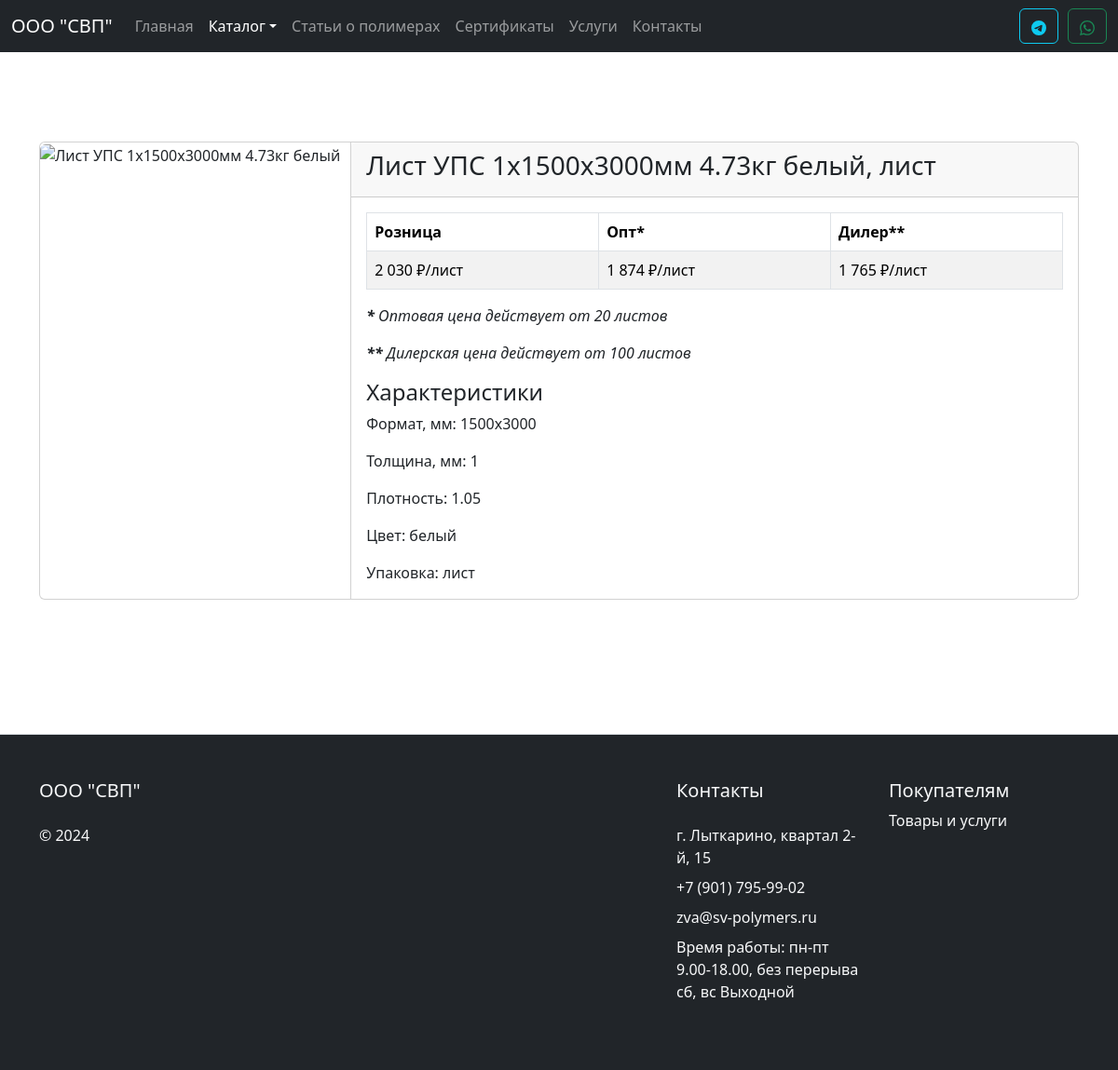
Page /catalog/polystyrene/product?id=1 on the committed database.
### tables this page shows
CREATE TABLE `products_polystyrene` (
  `id` int(10) NOT NULL,
  `article` varchar(20) NOT NULL,
  `name` varchar(100) NOT NULL,
  `category` int(5) NOT NULL,
  `subcategory` int(5) NOT NULL,
  `image` varchar(100) NOT NULL,
  `price` float NOT NULL,
  `opt_price` float NOT NULL,
  `diler_price` float NOT NULL,
  `pack` varchar(30) NOT NULL,
  `thickness` float NOT NULL,
  `length` int(10) NOT NULL,
  `width` int(10) NOT NULL,
  `weight` float NOT NULL COMMENT 'Вес',
  `density` float NOT NULL COMMENT 'Плотность',
  `color` varchar(30) NOT NULL
);

### catalog/polystyrene/product.php (the view, shortened to what this page needs)
<?
include_once $_SERVER['DOCUMENT_ROOT'] . "/modules/header.php";
require($_SERVER['DOCUMENT_ROOT'] . '/database/db.php');
$id = $_GET['id'];
if ($id) {
  $sql = "SELECT * FROM products_polystyrene WHERE id = $id";
} else {
}
$result = $conn->query($sql);
if ($result->num_rows != 0) {
  $product = $result->fetch_assoc();
}
?>
<div class="container my-5">
  <div class="card my-5">
    <div class="row g-0">
      <div class="" style="max-width: 30%; border-right: 1px solid var(--bs-border-color-translucent);">
        <img src="<?= '/assets/images/catalog/' . $product['image'] ?>" class="img-fluid rounded-start" style="width: 100%; height: 100%" alt="<?= $product['name'] ?>">
      </div>
      <div class="" style="flex: 1;">
        <div class="card-header">
          <h3><?= $product['name'] . ', ' . $product['pack'] ?></h3>
        </div>
        <div class="card-body">
          <div class="card-text">
            <table class="table table-striped table-bordered">
              <thead>
                <tr>
                  <th scope="col">Розница</th>
                  <th scope="col">Опт*</th>
                  <th scope="col">Дилер**</th>
                </tr>
              </thead>
              <tbody>
                <tr>
                  <td><?= number_format($product['price'], 0, '.', ' ') . ' ₽/лист' ?></td>
                  <td><?= number_format($product['opt_price'], 0, '.', ' ') . ' ₽/лист' ?></td>
                  <td><?= number_format($product['diler_price'], 0, '.', ' ') . ' ₽/лист' ?></td>
                </tr>
              </tbody>
            </table>
          </div>
          <p><em><strong>*</strong> Оптовая цена действует от 20 листов</em></p>
          <p><em><strong>**</strong> Дилерская цена действует от 100 листов</em></p>
          <h4>Характеристики</h4>
          <p class="card-text"><?= 'Формат, мм: ' . $product['length'] . 'x' . $product['width'] ?></p>
          <p class="card-text"><?= 'Толщина, мм: ' . $product['thickness'] ?></p>
          <p class="card-text"><?= 'Плотность: ' . $product['density'] ?></p>
          <p class="card-text"><?= 'Цвет: ' . $product['color'] ?></p>
          <p class="card-text"><?= 'Упаковка: ' . $product['pack'] ?></p>
        </div>
      </div>
    </div>
  </div>
</div>
<? include_once $_SERVER['DOCUMENT_ROOT'] . "/modules/footer.php"; ?>

### assets/style.css (style rules this page uses)
body { min-height: 100vh; display: flex; flex-direction: column; }

### rows in the picture
products_polystyrene: name "Лист УПС 1х1500х3000мм 4.73кг белый", pack "лист", price "2 030", opt_price "1 874", diler_price "1 765", length "1500", width "3000", thickness "1", density "1.05", color "белый"
